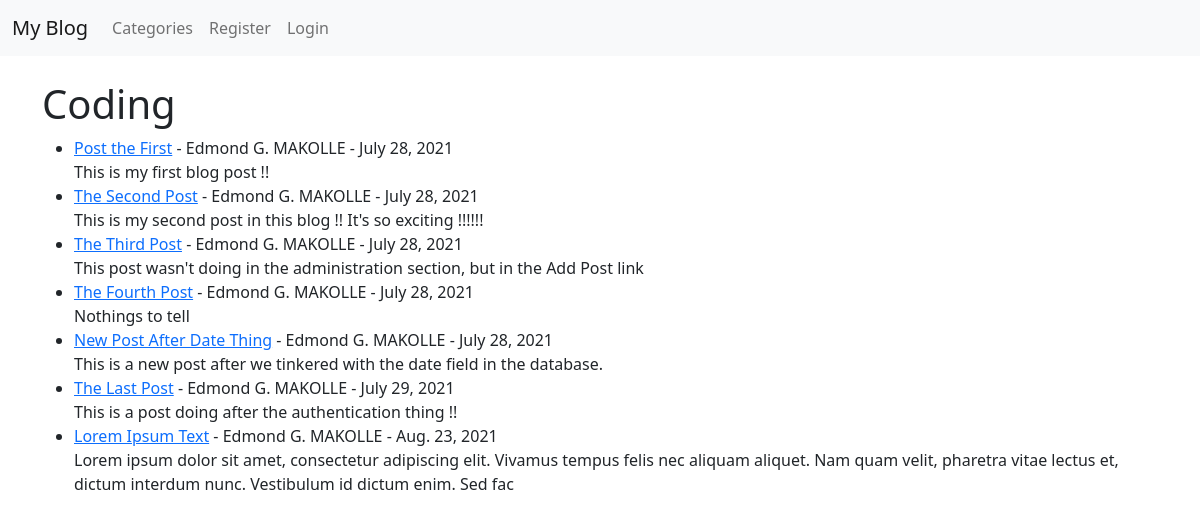
/category/coding/, run on the app's committed database.
### theblog/models.py (models this page shows, shortened)
class Post (models.Model):
    title = models.CharField(max_length=255)
    author = models.ForeignKey(User, on_delete=models.CASCADE)
    body = models.TextField()
    post_date = models.DateField(auto_now_add=True)
    category = models.CharField(max_length=255, default='coding')
    likes = models.ManyToManyField(User, related_name='blog_posts')

### theblog/views.py (the view)
# urls.py: path('category/<str:cats>/', CategoryView, name="category"),
def CategoryView(request, cats):
    category_posts = Post.objects.filter(category=cats.replace('-', ' '))
    return render(request, 'categories.html', {'cats':cats.title().replace('-', ' '), 'category_posts':category_posts})

### theblog/templates/categories.html (shortened to what this page needs)
{% extends 'base.html' %}
{% block content %}
    {% if category_posts %}
        <h1>{{ cats }}</h1>
        <ul>
            {% for post in category_posts %}
                <li>
                    <a href="{% url 'article-detail' post.pk %}">{{ post.title}}</a> -
                    {{ post.author.first_name }} {{ post.author.last_name }} -
                    {{ post.post_date }}
                    <br>
                    {{ post.body | slice:":200" | safe }}  {% comment %} Le slice permet de determiner le nombre de lettre a afficher {% endcomment %}
                    <br>
                </li>
            {% endfor %}
        </ul>
    {% else %}
        <h2>Sorry, this page does not exist... </h2>
    {% endif %}
{% endblock %}

### data on the page
Post: title "Post the First", author.first_name "Edmond G.", author.last_name "MAKOLLE", post_date "July 28, 2021", body "This is my first blog post !!"
Post: title "The Second Post", author.first_name "Edmond G.", author.last_name "MAKOLLE", post_date "July 28, 2021", body "This is my second post in this blog !! It's so exciting !!!!!!"
Post: title "The Third Post", author.first_name "Edmond G.", author.last_name "MAKOLLE", post_date "July 28, 2021", body "This post wasn't doing in the administration section, but in the Add Post link"
Post: title "The Fourth Post", author.first_name "Edmond G.", author.last_name "MAKOLLE", post_date "July 28, 2021", body "Nothings to tell"
Post: title "New Post After Date Thing", author.first_name "Edmond G.", author.last_name "MAKOLLE", post_date "July 28, 2021", body "This is a new post after we tinkered with the date field in the database."
Post: title "The Last Post", author.first_name "Edmond G.", author.last_name "MAKOLLE", post_date "July 29, 2021", body "This is a post doing after the authentication thing !!"
Post: title "Lorem Ipsum Text", author.first_name "Edmond G.", author.last_name "MAKOLLE", post_date "Aug. 23, 2021", body "Lorem ipsum dolor sit amet, consectetur adipiscing elit. Vivamus tempus felis nec aliquam aliquet. Nam quam velit, pharetra vitae lectus et, dictum interdum nunc. Vestibulum id dictum enim. Sed fac"

### other printed values
{{ cats }} "Coding"
